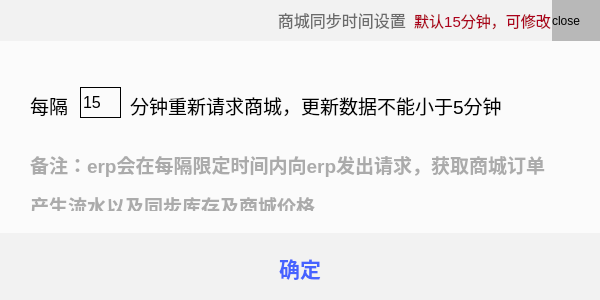
<?xml version="1.0" encoding="UTF-8"?>
<ui version="4.0">
 <class>MallSyncTimeSet</class>
 <widget class="QDialog" name="MallSyncTimeSet">
  <property name="geometry">
   <rect>
    <x>0</x>
    <y>0</y>
    <width>600</width>
    <height>300</height>
   </rect>
  </property>
  <property name="minimumSize">
   <size>
    <width>100</width>
    <height>20</height>
   </size>
  </property>
  <property name="maximumSize">
   <size>
    <width>600</width>
    <height>350</height>
   </size>
  </property>
  <property name="windowTitle">
   <string>MallSyncTimeSet</string>
  </property>
  <property name="styleSheet">
   <string notr="true">background-color:rgb(251,251,251);</string>
  </property>
  <widget class="my_label" name="label">
   <property name="geometry">
    <rect>
     <x>0</x>
     <y>233</y>
     <width>600</width>
     <height>70</height>
    </rect>
   </property>
   <property name="font">
    <font>
     <family>Arial</family>
     <pointsize>16</pointsize>
     <weight>75</weight>
     <bold>true</bold>
    </font>
   </property>
   <property name="cursor">
    <cursorShape>PointingHandCursor</cursorShape>
   </property>
   <property name="styleSheet">
    <string notr="true">color:rgb(70, 98, 255);background-color:rgb(242,242,242);</string>
   </property>
   <property name="text">
    <string>确定</string>
   </property>
   <property name="alignment">
    <set>Qt::AlignCenter</set>
   </property>
  </widget>
  <widget class="my_label" name="labelHead">
   <property name="geometry">
    <rect>
     <x>0</x>
     <y>0</y>
     <width>555</width>
     <height>41</height>
    </rect>
   </property>
   <property name="styleSheet">
    <string notr="true">background-color:rgb(242,242,242);</string>
   </property>
   <property name="text">
    <string>&lt;html&gt;&lt;head/&gt;&lt;body&gt;&lt;p align=&quot;right&quot;&gt;&lt;span style=&quot; font-size:12pt; color:#6b6b6b;&quot;&gt;商城同步时间设置&lt;/span&gt;&lt;span style=&quot; font-size:12pt; color:#5d5d5d;&quot;/&gt;&lt;span style=&quot; font-size:11pt; color:#ac011b;&quot;&gt;&amp;nbsp;&amp;nbsp;默认15分钟，可修改 &lt;/span&gt;&lt;/p&gt;&lt;/body&gt;&lt;/html&gt;</string>
   </property>
  </widget>
  <widget class="my_label" name="labelClose">
   <property name="geometry">
    <rect>
     <x>552</x>
     <y>0</y>
     <width>50</width>
     <height>41</height>
    </rect>
   </property>
   <property name="styleSheet">
    <string notr="true">background-color:rgb(184,184,184);</string>
   </property>
   <property name="text">
    <string>close</string>
   </property>
  </widget>
  <widget class="QLabel" name="labelRemark">
   <property name="geometry">
    <rect>
     <x>30</x>
     <y>150</y>
     <width>541</width>
     <height>61</height>
    </rect>
   </property>
   <property name="font">
    <font>
     <family>Arial</family>
     <pointsize>16</pointsize>
     <weight>75</weight>
     <bold>true</bold>
    </font>
   </property>
   <property name="text">
    <string>&lt;html&gt;&lt;head/&gt;&lt;body&gt;&lt;p&gt;&lt;span style=&quot; font-size:14pt; color:#ababab;&quot;&gt;备注：erp会在每隔限定时间内向erp发出请求，获取商城订单&lt;/span&gt;&lt;/p&gt;&lt;p&gt;&lt;span style=&quot; font-size:14pt; color:#ababab;&quot;&gt;产生流水以及同步库存及商城价格&lt;/span&gt;&lt;/p&gt;&lt;/body&gt;&lt;/html&gt;</string>
   </property>
  </widget>
  <widget class="QLabel" name="labelSet1">
   <property name="geometry">
    <rect>
     <x>30</x>
     <y>90</y>
     <width>51</width>
     <height>31</height>
    </rect>
   </property>
   <property name="text">
    <string>&lt;html&gt;&lt;head/&gt;&lt;body&gt;&lt;p&gt;&lt;span style=&quot; font-size:14pt;&quot;&gt;每隔&lt;/span&gt;&lt;/p&gt;&lt;/body&gt;&lt;/html&gt;</string>
   </property>
  </widget>
  <widget class="QLabel" name="labelSet2">
   <property name="geometry">
    <rect>
     <x>130</x>
     <y>90</y>
     <width>391</width>
     <height>31</height>
    </rect>
   </property>
   <property name="text">
    <string>&lt;html&gt;&lt;head/&gt;&lt;body&gt;&lt;p&gt;&lt;span style=&quot; font-size:14pt;&quot;&gt;分钟重新请求商城，更新数据不能小于5分钟&lt;/span&gt;&lt;/p&gt;&lt;/body&gt;&lt;/html&gt;</string>
   </property>
  </widget>
  <widget class="QLineEdit" name="lineEditMinute">
   <property name="geometry">
    <rect>
     <x>80</x>
     <y>87</y>
     <width>41</width>
     <height>31</height>
    </rect>
   </property>
   <property name="font">
    <font>
     <family>Arial</family>
     <pointsize>12</pointsize>
    </font>
   </property>
   <property name="styleSheet">
    <string notr="true">background:transparent;border:1px solid black;</string>
   </property>
   <property name="text">
    <string>15</string>
   </property>
  </widget>
 </widget>
 <customwidgets>
  <customwidget>
   <class>my_label</class>
   <extends>QLabel</extends>
   <header location="global">my_label.h</header>
  </customwidget>
 </customwidgets>
 <resources/>
 <connections/>
</ui>
